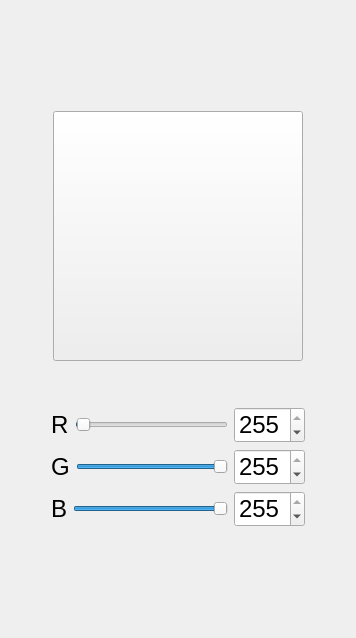
        <widget class="QWidget" name="Color">
         <property name="geometry">
          <rect>
           <x>0</x>
           <y>0</y>
           <width>356</width>
           <height>638</height>
          </rect>
         </property>
         <attribute name="label">
          <string>Color</string>
         </attribute>
         <layout class="QVBoxLayout" name="verticalLayout_5">
          <item>
           <spacer name="verticalSpacer">
            <property name="orientation">
             <enum>Qt::Vertical</enum>
            </property>
            <property name="sizeHint" stdset="0">
             <size>
              <width>20</width>
              <height>40</height>
             </size>
            </property>
           </spacer>
          </item>
          <item>
           <layout class="QHBoxLayout" name="horizontalLayout_7">
            <item>
             <spacer name="horizontalSpacer_5">
              <property name="orientation">
               <enum>Qt::Horizontal</enum>
              </property>
              <property name="sizeHint" stdset="0">
               <size>
                <width>40</width>
                <height>20</height>
               </size>
              </property>
             </spacer>
            </item>
            <item>
             <widget class="QPushButton" name="pushButtonColor">
              <property name="minimumSize">
               <size>
                <width>250</width>
                <height>250</height>
               </size>
              </property>
              <property name="maximumSize">
               <size>
                <width>250</width>
                <height>250</height>
               </size>
              </property>
              <property name="styleSheet">
               <string notr="true"/>
              </property>
              <property name="text">
               <string/>
              </property>
              <property name="icon">
               <iconset resource="assets.qrc">
                <normaloff>:/resource/assets/setColor.png</normaloff>:/resource/assets/setColor.png</iconset>
              </property>
              <property name="iconSize">
               <size>
                <width>150</width>
                <height>150</height>
               </size>
              </property>
             </widget>
            </item>
            <item>
             <spacer name="horizontalSpacer_4">
              <property name="orientation">
               <enum>Qt::Horizontal</enum>
              </property>
              <property name="sizeHint" stdset="0">
               <size>
                <width>40</width>
                <height>20</height>
               </size>
              </property>
             </spacer>
            </item>
           </layout>
          </item>
          <item>
           <spacer name="verticalSpacer_3">
            <property name="orientation">
             <enum>Qt::Vertical</enum>
            </property>
            <property name="sizeType">
             <enum>QSizePolicy::Fixed</enum>
            </property>
            <property name="sizeHint" stdset="0">
             <size>
              <width>20</width>
              <height>40</height>
             </size>
            </property>
           </spacer>
          </item>
          <item>
           <layout class="QVBoxLayout" name="verticalLayout_4">
            <item>
             <layout class="QHBoxLayout" name="horizontalLayout_8">
              <item>
               <spacer name="horizontalSpacer_6">
                <property name="orientation">
                 <enum>Qt::Horizontal</enum>
                </property>
                <property name="sizeType">
                 <enum>QSizePolicy::Maximum</enum>
                </property>
                <property name="sizeHint" stdset="0">
                 <size>
                  <width>40</width>
                  <height>20</height>
                 </size>
                </property>
               </spacer>
              </item>
              <item>
               <widget class="QLabel" name="labelR">
                <property name="styleSheet">
                 <string notr="true">font-size: 24px;</string>
                </property>
                <property name="text">
                 <string>R</string>
                </property>
               </widget>
              </item>
              <item>
               <widget class="QSlider" name="horizontalSliderR">
                <property name="styleSheet">
                 <string notr="true">font-size: 24px;</string>
                </property>
                <property name="maximum">
                 <number>255</number>
                </property>
                <property name="value">
                 <number>1</number>
                </property>
                <property name="orientation">
                 <enum>Qt::Horizontal</enum>
                </property>
               </widget>
              </item>
              <item>
               <widget class="QSpinBox" name="spinBoxR">
                <property name="styleSheet">
                 <string notr="true">font-size: 24px;</string>
                </property>
                <property name="maximum">
                 <number>255</number>
                </property>
                <property name="value">
                 <number>255</number>
                </property>
               </widget>
              </item>
              <item>
               <spacer name="horizontalSpacer_7">
                <property name="orientation">
                 <enum>Qt::Horizontal</enum>
                </property>
                <property name="sizeType">
                 <enum>QSizePolicy::Maximum</enum>
                </property>
                <property name="sizeHint" stdset="0">
                 <size>
                  <width>40</width>
                  <height>20</height>
                 </size>
                </property>
               </spacer>
              </item>
             </layout>
            </item>
            <item>
             <layout class="QHBoxLayout" name="horizontalLayout_9">
              <item>
               <spacer name="horizontalSpacer_8">
                <property name="orientation">
                 <enum>Qt::Horizontal</enum>
                </property>
                <property name="sizeType">
                 <enum>QSizePolicy::Maximum</enum>
                </property>
                <property name="sizeHint" stdset="0">
                 <size>
                  <width>40</width>
                  <height>20</height>
                 </size>
                </property>
               </spacer>
              </item>
              <item>
               <widget class="QLabel" name="labelG">
                <property name="styleSheet">
                 <string notr="true">font-size: 24px;</string>
                </property>
                <property name="text">
                 <string>G</string>
                </property>
               </widget>
              </item>
              <item>
               <widget class="QSlider" name="horizontalSliderG">
                <property name="maximum">
                 <number>255</number>
                </property>
                <property name="value">
                 <number>255</number>
                </property>
                <property name="orientation">
                 <enum>Qt::Horizontal</enum>
                </property>
               </widget>
              </item>
              <item>
               <widget class="QSpinBox" name="spinBoxG">
                <property name="styleSheet">
                 <string notr="true">font-size: 24px;</string>
                </property>
                <property name="maximum">
                 <number>255</number>
                </property>
                <property name="value">
                 <number>255</number>
                </property>
               </widget>
              </item>
              <item>
               <spacer name="horizontalSpacer_9">
                <property name="orientation">
                 <enum>Qt::Horizontal</enum>
                </property>
                <property name="sizeType">
                 <enum>QSizePolicy::Maximum</enum>
                </property>
                <property name="sizeHint" stdset="0">
                 <size>
                  <width>40</width>
                  <height>20</height>
                 </size>
                </property>
               </spacer>
              </item>
             </layout>
            </item>
            <item>
             <layout class="QHBoxLayout" name="horizontalLayout_10">
              <item>
               <spacer name="horizontalSpacer_10">
                <property name="orientation">
                 <enum>Qt::Horizontal</enum>
                </property>
                <property name="sizeType">
                 <enum>QSizePolicy::Maximum</enum>
                </property>
                <property name="sizeHint" stdset="0">
                 <size>
                  <width>40</width>
                  <height>20</height>
                 </size>
                </property>
               </spacer>
              </item>
              <item>
               <widget class="QLabel" name="labelB">
                <property name="styleSheet">
                 <string notr="true">font-size: 24px;</string>
                </property>
                <property name="text">
                 <string>B</string>
                </property>
               </widget>
              </item>
              <item>
               <widget class="QSlider" name="horizontalSliderB">
                <property name="maximum">
                 <number>255</number>
                </property>
                <property name="value">
                 <number>255</number>
                </property>
                <property name="orientation">
                 <enum>Qt::Horizontal</enum>
                </property>
               </widget>
              </item>
              <item>
               <widget class="QSpinBox" name="spinBoxB">
                <property name="styleSheet">
                 <string notr="true">font-size: 24px;</string>
                </property>
                <property name="maximum">
                 <number>255</number>
                </property>
                <property name="value">
                 <number>255</number>
                </property>
               </widget>
              </item>
              <item>
               <spacer name="horizontalSpacer_11">
                <property name="orientation">
                 <enum>Qt::Horizontal</enum>
                </property>
                <property name="sizeType">
                 <enum>QSizePolicy::Maximum</enum>
                </property>
                <property name="sizeHint" stdset="0">
                 <size>
                  <width>40</width>
                  <height>20</height>
                 </size>
                </property>
               </spacer>
              </item>
             </layout>
            </item>
            <item>
             <layout class="QHBoxLayout" name="horizontalLayout_12"/>
            </item>
           </layout>
          </item>
          <item>
           <spacer name="verticalSpacer_2">
            <property name="orientation">
             <enum>Qt::Vertical</enum>
            </property>
            <property name="sizeHint" stdset="0">
             <size>
              <width>20</width>
              <height>40</height>
             </size>
            </property>
           </spacer>
          </item>
         </layout>
        </widget>
